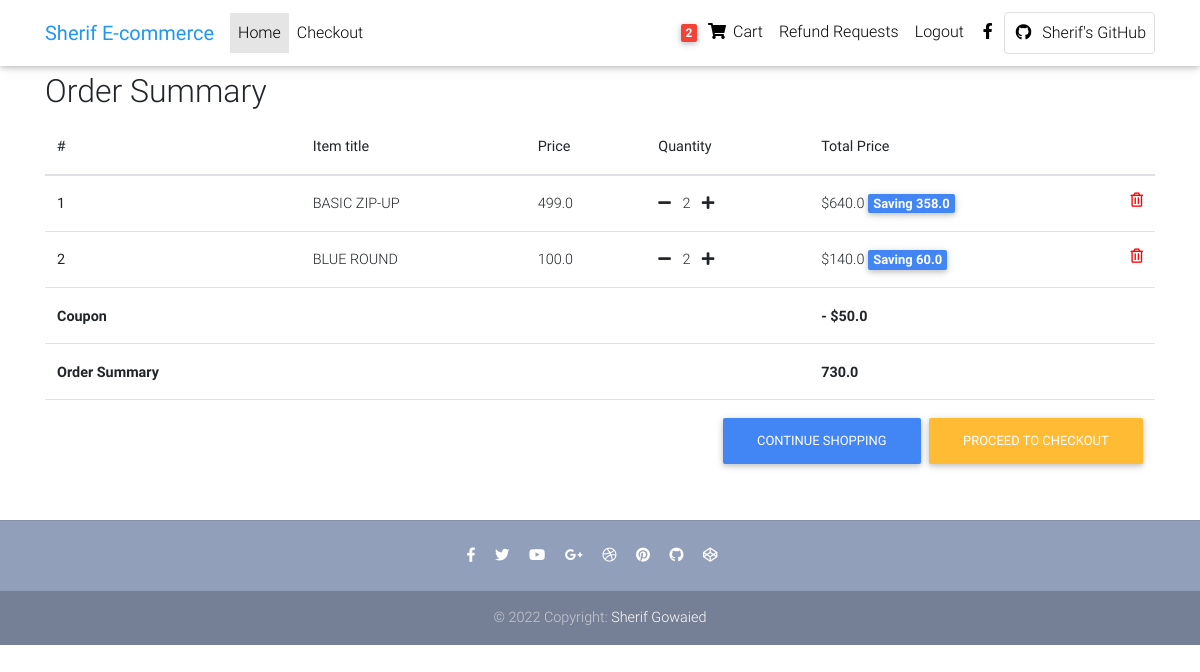
Page /djecommerce/order-summary/ (signed in) on the committed database.
### djecommerce/models.py (models this page shows, shortened)
class User(AbstractUser):
    pass

class Order(models.Model):
    user = models.ForeignKey(
        User, on_delete=models.CASCADE, related_name="order" )
    ref_code = models.CharField(max_length=20,blank=True ,null=True )
    ordered = models.BooleanField(default=False)
    items = models.ManyToManyField(OrderItem)
    start_date = models.DateTimeField(auto_now_add=True)
    ordered_date = models.DateTimeField()
    billing_address = models.ForeignKey("Address",related_name="billing_adress",on_delete=models.SET_NULL ,
        blank=True ,null=True)
    shipping_address = models.ForeignKey("Address",related_name="shipping_adress",on_delete=models.SET_NULL ,
        blank=True ,null=True)
    payment = models.ForeignKey("Payment",on_delete=models.SET_NULL ,
        blank=True ,null=True)
    coupon = models.ForeignKey("Coupon" ,on_delete=models.SET_NULL ,
        blank=True ,null=True)
    being_delivered = models.BooleanField(default=False)
    received = models.BooleanField(default=False)
    refund_requested = models.BooleanField(default=False)
    refund_granted = models.BooleanField(default=False)
    """
    1.item added to cart
    2.add billing adress
    (Failed checkout)
    3.payment
    4. being develired
    5.Recevied
    6.refunds

    """
    def get_total_price(self):
        total = 0
        for order_item in self.items.all():
            total += order_item.get_final_price()
        if self.coupon:
            total  -= self.coupon.amount
        return total

class OrderItem(models.Model):
    user = models.ForeignKey(
        User, on_delete=models.CASCADE, related_name="orderitems")
    ordered = models.BooleanField(default=False)
    item = models.ForeignKey(Item, on_delete=models.CASCADE, related_name="orderitem")
    quantity = models.IntegerField(default=1)
    def get_total_item_price(self):
        return self.quantity * self.item.price
    def get_total_discount_item_price(self):
        return self.quantity * self.item.discount_price
    def  get_amount_saved(self):
        return self.get_total_item_price() - self.get_total_discount_item_price()
    def get_final_price(self):
        if self.item.discount_price:
            return self.get_total_discount_item_price()
        return self.get_total_item_price()

class Item(models.Model):
    title = models.CharField(max_length=100)
    price = models.FloatField()
    discount_price = models.FloatField(blank=True , null=True)
    category = models.CharField(max_length=2,choices=CATEGORY_CHOICES)
    label = models.CharField(max_length=1,choices=LABEL_CHOICES )
    slug = models.SlugField()
    image = models.ImageField(upload_to="images",blank=True,null=True)
    description = models.TextField()

class Coupon(models.Model):
    code = models.CharField(max_length=15)
    amount = models.FloatField()

### djecommerce/views.py (the view)
# urls.py: path("order-summary/",OrderSummaryView.as_view(),name="order-summary"),
class OrderSummaryView(LoginRequiredMixin ,View):
    def get(self  ,*args, **kwargs):
        try:
            order = Order.objects.get(user=self.request.user , ordered=False)
            context = {
                "object":order
            }
            return render(self.request,"order_summary.html",context)
        except ObjectDoesNotExist:
            messages.info(self.request,"You don't have active order")
            return redirect("djecommerce:home")

### djecommerce/templatetags/cart_template_tag.py (called while the page is built)
@register.filter
def cart_item_count(user):
    if user.is_authenticated:
        qs = Order.objects.filter(user = user , ordered=False)
        if qs.exists():
            return qs[0].items.count()
    return 0

### djecommerce/templates/order_summary.html (shortened to what this page needs)
{% extends 'base.html' %}
{% load static%}
{% block content %}
  <main>
    <div class="container">
      <h2>Order Summary </h2>
        <div class="table-responsive">
            <table class="table">
                <thead>
                    <tr>
                    <th scope="col"> #</th>
                    <th scope="col">Item title</th>
                    <th scope="col">Price</th>
                    <th scope="col">Quantity</th>
                    <th scope="col">Total Price</th>
                    </tr>
                </thead>
                <tbody>
                    {% for order_item in object.items.all %}
                    <tr>
                        <th scope="row"> {{forloop.counter}}</th>
                        <td>{{order_item.item.title}}</td>
                        <td>{{order_item.item.price}}</td>
                        <td>
                          <a href="{% url 'djecommerce:remove_single_item_from_cart' slug=order_item.item.slug  %}"><i class="fas fa-minus mr-2"></i></a>
                          {{order_item.quantity}}
                         <a href="{% url 'djecommerce:add_to_cart' order_item.item.slug %}"> <i class="fas fa-plus ml-2"></i> </a>
                        </td>
                        <td>
                        {% if order_item.item.discount_price %}
                        ${{order_item.get_total_discount_item_price }}
                        <span style="font-size:13px;" class="badge bg-primary">   Saving  {{order_item.get_amount_saved}}</span>
                        {%else%}
                        ${{order_item.get_total_item_price}}
                        {% endif %}
                        <a href="{% url 'djecommerce:remove_from_cart' order_item.item.slug %}">
                          <i style="color:red" class="far fa-trash-alt float-right"></i>
                        </a>
                        </td>
                    </tr>
                    {% endfor%}
                    {% if object.coupon %}
                    <tr>
                      <td><strong><b>Coupon</b><strong></td>
                      <td></td><td></td><td></td>
                      <td><strong><b> - ${{object.coupon.amount}}</b><strong></td>
                    </tr>
                    {% endif%}
                    {% if object.get_total_price%}
                    <tr>
                      <td><strong><b>Order Summary</b><strong></td>
                      <td></td><td></td><td></td>
                      <td><strong><b>{{object.get_total_price}}</b><strong></td>
                    </tr>
                    <tr>
                      <td colspan="5">
                        <a class="btn btn-warning float-right ml-2" href="{% url 'djecommerce:checkout'%}">Proceed to Checkout</a>
                        <a class="btn btn-primary float-right" href="{% url 'djecommerce:home'%}">Continue Shopping</a>
                      </td>
                    </tr>
                    {% endif%}
                </tbody>
            </table>
          </div>
    </div>
  </main>
  {% endblock content %}

### djecommerce/templates/base.html (shortened to what this page needs)
 {% load static %}
<!DOCTYPE html>
<html lang="en">
<head>
  <link rel="stylesheet" href="https://use.fontawesome.com/releases/v5.8.1/css/all.css">
  <link href="{% static 'css/bootstrap.min.css' %}" rel="stylesheet">
  <link href="{% static 'css/mdb.min.css' %}" rel="stylesheet">
  <link href="{% static 'css/style.min.css' %}" rel="stylesheet">
  <link href="{% static 'css/style.css' %}" rel="stylesheet">
</head>
{% include "navbar.html" %}
<body>
    <div class="mt-5 pt-4" style="position:relative;top:50px;marign-bottom:20px;">
    </div>
    {% block content %}
    {% endblock content %}
    {% include 'footer.html'%}
</body>
</html>

### djecommerce/templates/navbar.html (shortened to what this page needs)
{% load cart_template_tag %}
<nav class="navbar fixed-top navbar-expand-lg navbar-light white scrolling-navbar">
    <div class="container">
      <a class="navbar-brand waves-effect" href="{% url 'djecommerce:home'%}" target="_blank">
        <strong class="blue-text">Sherif E-commerce</strong>
      </a>
      <div class="collapse navbar-collapse" id="navbarSupportedContent">
        <ul class="navbar-nav mr-auto">
          <li class="nav-item active">
            <a class="nav-link waves-effect" href="{% url 'djecommerce:home'%}">Home
            </a>
          </li>
          {% if request.user.is_authenticated%}
          <li class="nav-item">
            <a class="nav-link waves-effect" href="{%url 'djecommerce:checkout'%}" target="_blank">Checkout</a>
          </li>
          {%endif%}
        </ul>
        <ul class="navbar-nav nav-flex-icons">
          {% if request.user.is_authenticated %}
          <li class="nav-item">
            <a href="{% url 'djecommerce:order-summary' %}" class="nav-link waves-effect">
              <span class="badge red z-depth-1 mr-1"> {{request.user|cart_item_count}} </span>
              <i class="fas fa-shopping-cart"></i>
              <span class="clearfix d-none d-sm-inline-block"> Cart </span>
            </a>
          </li>
          <li class="nav-item">
            <a href="{% url 'djecommerce:request-refund' %}" class="nav-link waves-effect">
              <span class="clearfix d-none d-sm-inline-block">Refund Requests </span>
            </a>
          </li>
          <li class="nav-item">
            <a href="{% url 'djecommerce:logout_view' %}" class="nav-link waves-effect">
              <span class="clearfix d-none d-sm-inline-block"> Logout </span>
            </a>
          </li>
          {% endif%}
          <li class="nav-item">
            <a href="https://www.facebook.com/sherif.ronadlo" class="nav-link waves-effect" target="_blank">
              <i class="fab fa-facebook-f"></i>
            </a>
          </li>
          <li class="nav-item">
            <a href="https://github.com/sherifgowaied" class="nav-link border border-light rounded waves-effect"
              target="_blank">
              <i class="fab fa-github mr-2"></i>Sherif's GitHub
            </a>
          </li>
        </ul>
      </div>
    </div>
  </nav>

### djecommerce/templates/footer.html
<footer class="page-footer text-center font-small mt-4 wow fadeIn">
    <hr class="my-4">
    <div class="pb-4">
      <a href="https://www.facebook.com/sherif.ronadlo" target="_blank">
        <i class="fab fa-facebook-f mr-3"></i>
      </a>
      <a href="#" target="_blank">
        <i class="fab fa-twitter mr-3"></i>
      </a>
      <a href="#" target="_blank">
        <i class="fab fa-youtube mr-3"></i>
      </a>
      <a href="#" target="_blank">
        <i class="fab fa-google-plus-g mr-3"></i>
      </a>
      <a href="#" target="_blank">
        <i class="fab fa-dribbble mr-3"></i>
      </a>
      <a href="#" target="_blank">
        <i class="fab fa-pinterest mr-3"></i>
      </a>
      <a href="https://github.com/sherifgowaied" target="_blank">
        <i class="fab fa-github mr-3"></i>
      </a>
      <a href="#" target="_blank">
        <i class="fab fa-codepen mr-3"></i>
      </a>
    </div>
    <div class="footer-copyright py-3">
      © 2022 Copyright:
      <a href="https://github.com/sherifgowaied" target="_blank"> Sherif Gowaied</a>
    </div>
  </footer>

### djecommerce/static/css/style.css (style rules this page uses)
html, body, .view { height: 100%; }
.page-footer { background-color: #929FBA; }

### djecommerce/templates/base.html (style rules this page uses)
html, body, header, .carousel { height: 60vh; }

### rows in the picture
User: user|cart_item_count "2"
OrderItem: item "BASIC ZIP-UP", item.price "499.0", quantity "2", get_total_discount_item_price "640.0", get_amount_saved "358.0"
OrderItem: item "BLUE ROUND", item.price "100.0", quantity "2", get_total_discount_item_price "140.0", get_amount_saved "60.0"
Order: coupon.amount "50.0", get_total_price "730.0"
